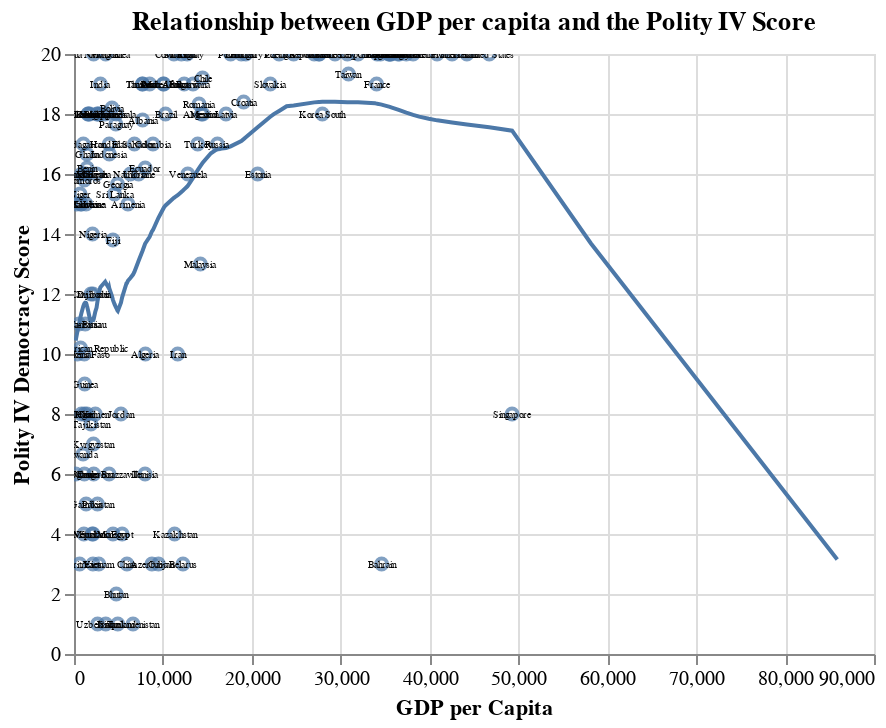

Notebook code for this chart:
### Markdown cell above
What does the relationship between Polity and GDP per capita look like for non-natural resource producers?

### Code cell
base = (
    alt.Chart(sub_wdi, title="Relationship between GDP per capita and the Polity IV Score")
    .mark_point()
    .encode(
        x=alt.X("gdppcap08", title="GDP per Capita", scale=alt.Scale(zero=False)),
        y=alt.Y("polityIV", title="Polity IV Democracy Score", scale=alt.Scale(zero=False)),
        tooltip="country"
).interactive()
)

text = (alt.Chart(sub_wdi)
    .encode(
        x=alt.X("gdppcap08", scale=alt.Scale(zero=False)),
        y="polityIV",
        text="country"
    )
    .mark_text(size=5))

print("Fitting a loess")
base + fit2 + text

### Figure 1 — Vega-Lite specification as saved in the notebook (floating-point values rounded to 4 significant figures; data arrays with more than 128 entries replaced by an {"elided": "..."} marker saying what was removed)
{"config": {"view": {"continuousWidth": 400, "continuousHeight": 300}}, "layer": [{"data": {"name": "data-d91bf56d9048b38e8e68f627ad6e98f1"}, "mark": "point", "encoding": {"tooltip": {"type": "nominal", "field": "country"}, "x": {"type": "quantitative", "field": "gdppcap08", "scale": {"zero": false}, "title": "GDP per Capita"}, "y": {"type": "quantitative", "field": "polityIV", "scale": {"zero": false}, "title": "Polity IV Democracy Score"}}, "selection": {"selector045": {"type": "interval", "bind": "scales", "encodings": ["x", "y"]}}, "title": "Relationship between GDP per capita and the Polity IV Score"}, {"data": {"name": "data-50afffcb03ca16fbefb225cc29275795"}, "mark": "line", "encoding": {"x": {"type": "quantitative", "field": "gdppcap08", "scale": {"zero": false}, "title": "GDP per Capita"}, "y": {"type": "quantitative", "field": "polityIV", "scale": {"zero": false}, "title": "Polity IV Democracy Score"}}, "title": "Relationship between GDP per capita and the Polity IV Score", "transform": [{"loess": "polityIV", "on": "gdppcap08"}]}, {"data": {"name": "data-d91bf56d9048b38e8e68f627ad6e98f1"}, "mark": {"type": "text", "size": 5}, "encoding": {"text": {"type": "nominal", "field": "country"}, "x": {"type": "quantitative", "field": "gdppcap08", "scale": {"zero": false}}, "y": {"type": "quantitative", "field": "polityIV"}}}], "$schema": "https://vega.github.io/schema/vega-lite/v4.8.1.json", "datasets": {"data-d91bf56d9048b38e8e68f627ad6e98f1": {"elided": "135 records"}, "data-50afffcb03ca16fbefb225cc29275795": {"elided": "145 records"}}}
